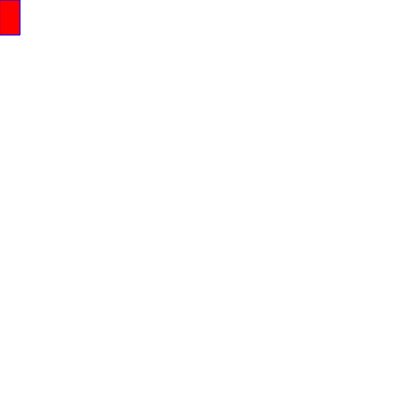
Frame 1 (no input)
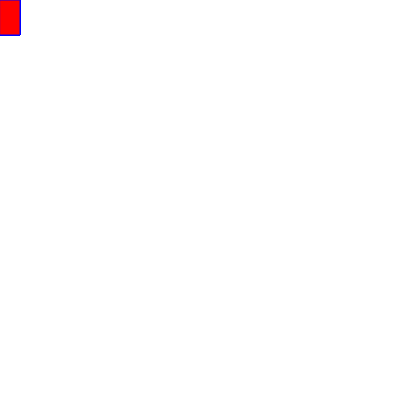
Frame 60 (no input)
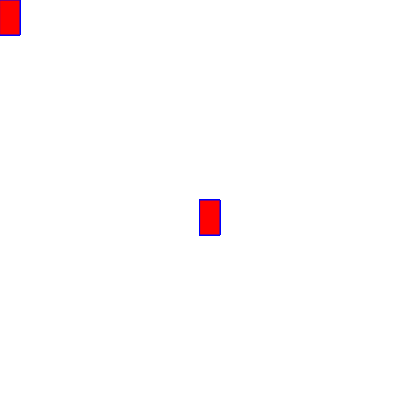
Frame 120 (the mouse pressed at the canvas centre since frame 60)

The p5.js sketch that drew these frames (run headless with seeded random() and noise() and a simulated clock; from frame 60 on, the mouse is pressed at the canvas centre):

// p5.js sketch
// ── sketch.js
function setup (){
  createCanvas(400, 400);
  background("white");
}

function draw () {


stroke ("blue");
  fill("red");

//console.log.(mouseIsPressed);
rect(mouseX, mouseY, 20, 35);{
}
}

// ── sktech.js
function setup(){
    createCanvas(600, 600);
    background("black");
}

function draw(){
   stroke("blue");
   FileList("red");

   if(mouseIsPressed){
    Reflect(mouseX, mouseY, 20, 35);
   }

}

// ── style.css
html, body {
margin: 0;
padding: 0;
}
canvas{
  display: block;  
}
